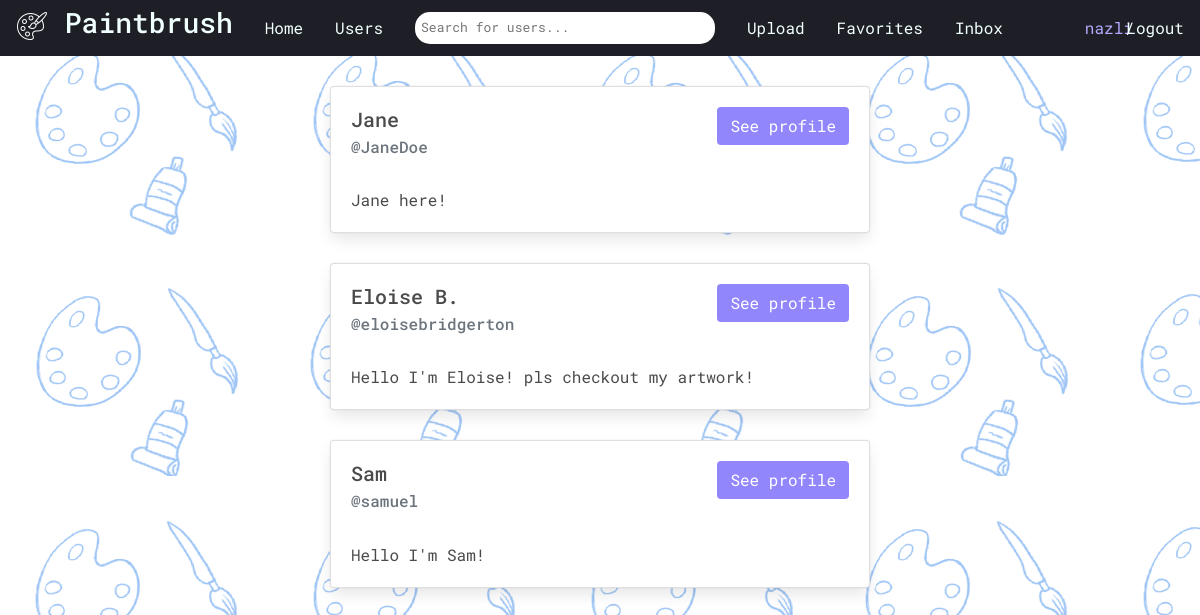
The app's page /account/followers/ (signed in) with its own data.
### users/models.py (models this page shows, shortened)
class Profile(models.Model):
    user = models.OneToOneField(User, on_delete=models.CASCADE, related_name='profile', null=True, blank=True)
    name = models.CharField(max_length=200, blank=True, null=True)
    username = models.CharField(max_length=200, blank=True, null=True)
    email = models.EmailField(max_length=500, blank=True, null=True)
    bio = models.TextField(blank=True, null=True)
    profile_image = models.ImageField(null=True, blank=True, upload_to='profiles', default='defaultavatar.png')
    created = models.DateTimeField(auto_now_add=True)
    id = models.UUIDField(default=uuid.uuid4, unique=True, primary_key=True, editable=False)
    follows = models.ManyToManyField("self", related_name="followed_by", symmetrical=False, blank=True)

### users/views.py (the view)
# urls.py: path('account/followers/', views.followerlist, name="followers"),
@login_required(login_url="login")
def followerlist(request):
    profile = request.user.profile
    return render(request, "users/follower.html", {'profile': profile})

### templates/users/follower.html (shortened to what this page needs)
{% extends 'base.html' %}
{% block content %}
<div class= "container">
  <div class="row justify-content-center">
      <div class="col-6">
          {% for userprofile in profile.followed_by.all%}
          {% if userprofile.id != profile.id %}
          <div class="card" style="margin-top:30px; margin-bottom:30px;">
                  <div class="card-body">
                    <h5 class="card-title">{{userprofile.name}}
                      <a href="{% url 'profiles' userprofile.id %}" class="btn float-right">See profile</a>
                    </h5>
                    <h6 class="card-subtitle mb-2 text-muted">@{{userprofile.username}}</h6>
                    <br>
                    <p class="card-text">{{userprofile.bio}}</p>
                  </div>
          </div>
          {% endif %}
          {% endfor %}
      </div>
  </div>
</div>
{% endblock content %}

### templates/navbar.html (shortened to what this page needs)
<!doctype html>
<html lang="en">
  <head>
    {% load static %}
    <link rel="stylesheet" href="https://cdn.jsdelivr.net/npm/bootstrap@4.3.1/dist/css/bootstrap.min.css">
    <link rel="stylesheet" href="{% static 'css/navbar.css' %}"/>
  </head>
  <body>
      <nav>
        <div class="topnav" >
            <h3><a href="{% url 'home' %}"><img src="/media/art.png" alt="img"></img> Paintbrush</h3></a>
            <a href="{% url 'timeline' %}" >Home</a>
            <a href="{% url 'userlist' %}" >Users</a>
            <div class="search-container">
              <form class ="form" action= "{% url 'userlist' %}" method ="GET">
                <div class = "form_field">
                  <input type="text" placeholder="Search for users..." name="search_query" value="{{search_query}}"/>
                </div>
              </form>
            </div>
            {% if request.user.is_authenticated %}
            <a href="{% url 'upload' %}" >Upload</a>
            <a href="{% url 'favoritelist' %}" >Favorites</a>
            <a href="{% url 'inbox' %}" >Inbox</a>
            <a href="{% url 'account' %}" style="color: #b2aaff; margin-left:50px; margin-right:-40px;" >{{request.user.username}}</a>
            {% endif %}
            {% if request.user.is_authenticated %}
              /
             <a href="{% url 'logout' %}" style="margin-left:-40px;">Logout</a>
            {% else %}
            <a href="{% url 'login' %}" >Login/Register</a>
            {% endif %}
        </div>
    </nav>
</body>
</html>

### static/css/navbar.css (style rules this page uses)
* { margin: 0; padding:0 ; box-sizing: border-box; font-family: 'Roboto Mono', monospace; }
.topnav { height: 7vh; width: 100%; background-color: #1e1f26; color: azure; display: flex; align-items: center; flex-direction: row; justify-content: space-around; }
.topnav a { text-decoration: none; color: azure; transition: 0.8s; }
.topnav input[type=text] { padding: 6px; border: none; border-radius: 15px; width: 300px; font-size: 13px; position: relative; }

### templates/base.html (style rules this page uses)
a, a:hover, a:focus, a:active { text-decoration: none; color: inherit; }

### templates/users/follower.html (style rules this page uses)
html, body { background-image: url('/media/pattern4.png'); }
.btn { background-color: #9286fc ; color: white; }

### records on screen
Profile: name "Jane", username "JaneDoe", bio "Jane here!"
Profile: name "Eloise B.", username "eloisebridgerton", bio "Hello I'm Eloise! pls checkout my artwork!"
Profile: name "Sam", username "samuel", bio "Hello I'm Sam!"

### other values on screen
{{ request.user.username }} "nazli"
